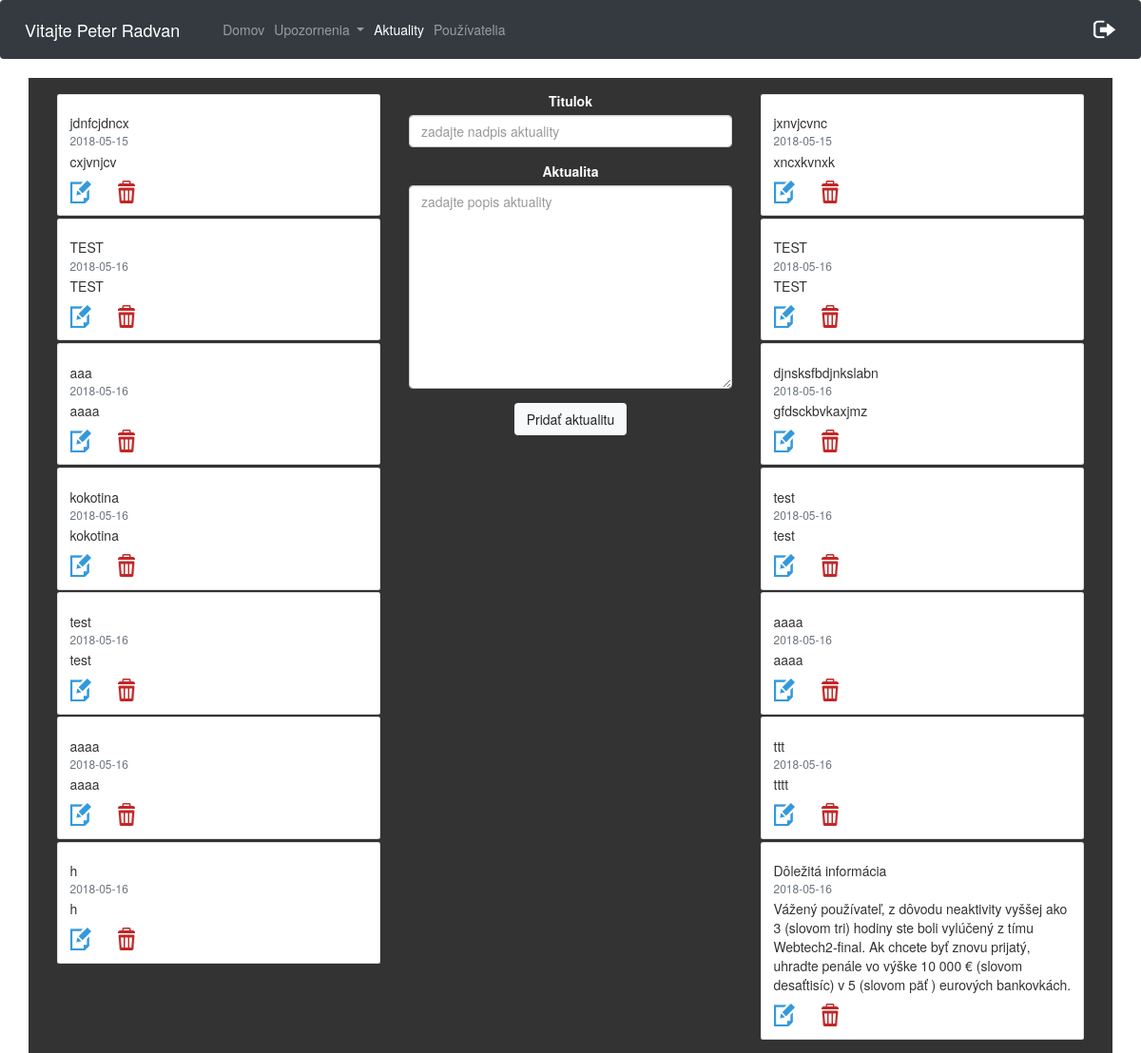
The page /aktuality.php (signed in) on the database its author committed.
### tables this page shows
CREATE TABLE `pouzivatelia` (
  `id` int(11) NOT NULL,
  `meno` varchar(20) NOT NULL,
  `priezvisko` varchar(20) NOT NULL,
  `email` varchar(40) NOT NULL,
  `heslo` varchar(60) NOT NULL,
  `stredna_skola` varchar(40) NOT NULL,
  `stredna_skola_adresa` varchar(60) NOT NULL,
  `ulica` varchar(40) NOT NULL,
  `psc` varchar(10) NOT NULL,
  `obec` varchar(40) NOT NULL,
  `rola` varchar(10) NOT NULL DEFAULT 'user',
  `odoberatel` tinyint(1) NOT NULL DEFAULT '0',
  `prve_prihlasenie` int(11) NOT NULL DEFAULT '0',
  `id_timu` int(11) DEFAULT NULL
);

CREATE TABLE `aktuality` (
  `id` int(11) NOT NULL,
  `titulok` varchar(100) NOT NULL,
  `obsah` varchar(500) NOT NULL,
  `datum` date NOT NULL
);

### aktuality.php (the view, shortened to what this page needs)
<html>
<head>
    <link rel="stylesheet" href="https://maxcdn.bootstrapcdn.com/bootstrap/4.0.0/css/bootstrap.min.css">
    <link rel="stylesheet" type="text/css" href="css/aktuality.css">
    <link rel="stylesheet" href="https://maxcdn.bootstrapcdn.com/bootstrap/4.0.0/css/bootstrap.min.css">
    <link rel="stylesheet" type="text/css" href="https://cdn.datatables.net/1.10.16/css/dataTables.bootstrap.min.css">
    <link rel="stylesheet" type="text/css" href="https://maxcdn.bootstrapcdn.com/bootstrap/3.3.7/css/bootstrap.min.css">
  <link rel="stylesheet" type="text/css" href="https://cdn.datatables.net/1.10.16/css/dataTables.bootstrap.min.css">
    <link rel="stylesheet" href="https://use.fontawesome.com/releases/v5.0.13/css/all.css">
    <link rel="stylesheet" type="text/css" href="http://www.shieldui.com/shared/components/latest/css/light/all.min.css" />
</head>
<body>
    <nav class="navbar navbar-expand-lg  navbar-dark bg-dark">
        <span class="navbar-brand" >
                <?php
                $conn = new mysqli($servername, $username, $password, $dbname);
                $conn->set_charset("UTF8");
                $email= $_SESSION['email'];
                $query="SELECT meno, priezvisko from pouzivatelia WHERE email='$email'";
                $result = mysqli_query($conn,$query);
                while ($data = mysqli_fetch_array($result)){
                    echo "Vitajte ".$data['meno']." ".$data['priezvisko'];
                }
            ?>
        </span>
        <div class="collapse navbar-collapse" id="navbarSupportedContent">
            <ul class="navbar-nav mr-auto">
                <li class="nav-item">
                    <?php
                        if($_SESSION['rola']== "admin"){
                            echo '<a class="nav-link" href="cestyAdmin.php">Domov</a>';
                        }else{
                            echo '<a class="nav-link" href="cesty.php">Domov</a>';
                        }
                     ?>
                </li>
                <li class="nav-item dropdown">
                    <a class="nav-link dropdown-toggle" href="#" id="navbarDropdown" role="button" data-toggle="dropdown" aria-haspopup="true" aria-expanded="false">
                        Upozornenia
                    </a>
                </li>
                <li class="nav-item active">
                    <a class="nav-link" href="aktuality.php">
                        Aktuality
                    </a>
                </li>
                <li class="nav-item" id="registracia" style="display: none;">
                    <a class="nav-link" href="registraciaPouzivatela.php">
                        Používatelia
                    </a>
                </li>
            </ul>
            <ul class="nav navbar-nav navbar-right">
                <li><a href="aktuality.php?odhlasenie='1'"><img src="logOut.png" width="25px" height="20px"></a></li>
            </ul>
        </div>
    </nav>
    <div class="container aktualityDiv" id="containerAktuality">
        <div class="container aktualityLeft col-lg-4" id="left">
        <?php
            $conn = new mysqli($servername, $username, $password, $dbname);
            $conn->set_charset("UTF8");
            $query="SELECT * from aktuality";
            $result = mysqli_query($conn,$query);
            $i=1;
            while ($data = mysqli_fetch_array($result))
            {
                if($i%2==1){
                    echo '<div class="card" id="'.$data['id'].'">';
                    echo '<div class="card-body">';
                    echo '<h5 class="card-title">'.$data['titulok'].'</h5>';
                    echo '<h6 class="card-subtitle mb-2 text-muted">'.$data['datum'].'</h6>';
                    echo '<p class="card-text">'.$data['obsah'].'</p>';
                     if($_SESSION['rola']=="admin"){
                        echo '<input type="image" src="img/edit.png" onclick="editovatAktualitu(\''.$data['id'].'\');" width="22" height="24"></button>';
                        echo '<input type="image" src="img/delete.png" onclick="window.location =\'zmazatAktualitu.php?id='.$data['id'].'\';" width="24" height="24" class="deleteButton">';
                    }
                    echo '</div>';
                    echo '</div>';
                }
                $i++;
            }
        ?>
        </div>
        <div class="container aktualityMiddle col-lg-4">
            <form id="pridatAktualituForm" method="POST" action="pridatAktualitu.php">
                    <div class="form-group">
                    <label for="titulok">Titulok</label>
                    <input type="text" class="form-control" id="titulok" name="titulok" placeholder="zadajte nadpis aktuality">
                    </div>
                    <div class="form-group">
                    <label for="obsah">Aktualita</label>
                    <textarea class="form-control" id="obsah" name="obsah" rows="10" placeholder="zadajte popis aktuality"></textarea>
                    </div>
                    <div class="form-group">
                    <button type="submit" class="btn btn-light">Pridať aktualitu</button>
                    </div>
                    </form>
        </div>
        <div class="container aktualityRight col-lg-4" id="right">
        <?php
            $conn = new mysqli($servername, $username, $password, $dbname);
            $conn->set_charset("UTF8");
            $query="SELECT * from aktuality";
            $result = mysqli_query($conn,$query);
            $i=1;
            while ($data = mysqli_fetch_array($result))
            {
                if($i%2==0){
                    echo '<div class="card" id="'.$data['id'].'">';
                    echo '<div class="card-body">';
                    echo '<h5 class="card-title">'.$data['titulok'].'</h5>';
                    echo '<h6 class="card-subtitle mb-2 text-muted">'.$data['datum'].'</h6>';
                    echo '<p class="card-text">'.$data['obsah'].'</p>';
                    if($_SESSION['rola']=="admin"){
                        echo '<input type="image" src="img/edit.png" onclick="editovatAktualitu(\''.$data['id'].'\');" width="22" height="24"></button>';
                        echo '<input type="image" src="img/delete.png" onclick="window.location =\'zmazatAktualitu.php?id='.$data['id'].'\';" width="24" height="24" class="deleteButton">';
                    }
                    echo '</div>';
                    echo '</div>';
                }
                $i++;
            }
        ?>
        </div>
    </div>
</body>
</html>

### css/aktuality.css (style rules this page uses)
body { background-image: url("../obrazkyAktuality/background.jpg"); background-repeat: no-repeat; background-size: cover; }
.card { width: 100% !important; margin-top: 0.2em; }
.card-body { width: 100% !important; }
.aktualityDiv { background-color: rgba(0, 0, 0, 0.8); height: 100%; width: 100%; padding: 1em; display: table !important; }
.aktualityRight { padding: 0; float:left; }
.aktualityLeft { float:left; padding: 0; }
.aktualityMiddle { color: white; float:left; text-align: center; border-radius: 0.2em; }
.deleteButton { margin-left: 25px; }

### rows shown on the page
pouzivatelia: meno "Peter", priezvisko "Radvan"
aktuality: titulok "jdnfcjdncx", datum "2018-05-15", obsah "cxjvnjcv"
aktuality: titulok "TEST", datum "2018-05-16", obsah "TEST"
aktuality: titulok "aaa", datum "2018-05-16", obsah "aaaa"
aktuality: titulok "kokotina", datum "2018-05-16", obsah "kokotina"
aktuality: titulok "test", datum "2018-05-16", obsah "test"
aktuality: titulok "aaaa", datum "2018-05-16", obsah "aaaa"
aktuality: titulok "h", datum "2018-05-16", obsah "h"
aktuality: titulok "jxnvjcvnc", datum "2018-05-15", obsah "xncxkvnxk"
aktuality: titulok "TEST", datum "2018-05-16", obsah "TEST"
aktuality: titulok "djnsksfbdjnkslabn", datum "2018-05-16", obsah "gfdsckbvkaxjmz"
aktuality: titulok "test", datum "2018-05-16", obsah "test"
aktuality: titulok "aaaa", datum "2018-05-16", obsah "aaaa"
aktuality: titulok "ttt", datum "2018-05-16", obsah "tttt"
aktuality: titulok "Dôležitá informácia", datum "2018-05-16", obsah "Vážený používateľ, z dôvodu neaktivity vyššej ako 3 (slovom tri) hodiny ste boli vylúčený z tímu Webtech2-final. Ak chcete byť znovu prijatý, uhradte penále vo výške 10 000 € (slovom desaťtisíc) v 5 (slovom päť ) eurových bankovkách."
